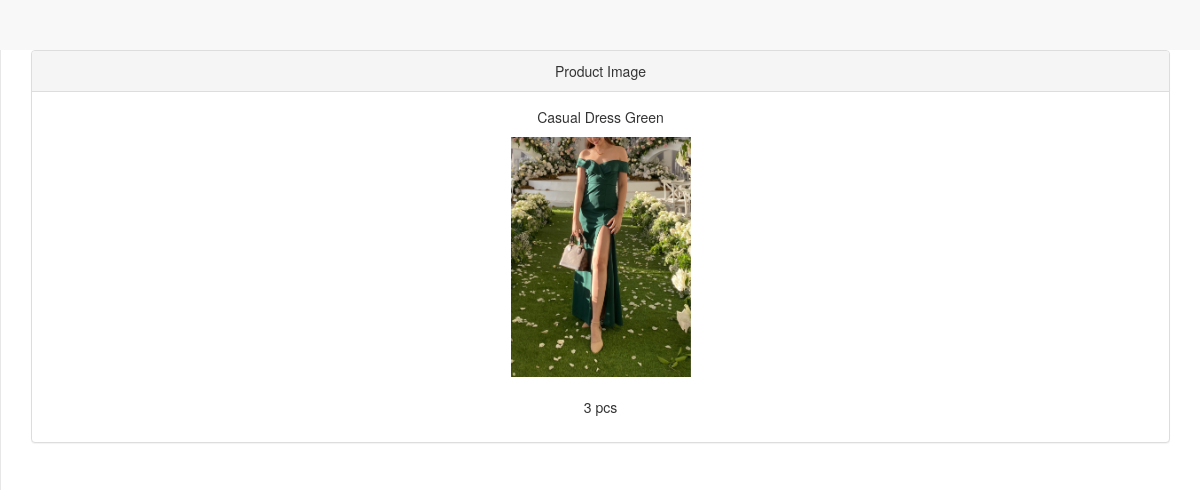
Screenshot of /content/admin/previewImage?productId=2 (signed in) with the database file from the repository.
### tables this page shows
CREATE TABLE `gy_products` (
  `gy_product_id` int(11) NOT NULL,
  `gy_product_code` varchar(30) NOT NULL,
  `gy_convert_item_code` varchar(30) NOT NULL,
  `gy_convert_value` double NOT NULL,
  `gy_supplier_code` text NOT NULL,
  `gy_product_name` text NOT NULL,
  `gy_product_cat` varchar(100) NOT NULL,
  `gy_product_color` varchar(20) NOT NULL,
  `gy_product_image` text NOT NULL,
  `gy_product_desc` text NOT NULL,
  `gy_product_unit` text NOT NULL,
  `gy_product_price_cap` double NOT NULL,
  `gy_product_price_srp` double NOT NULL,
  `gy_product_quantity` double NOT NULL,
  `gy_product_discount_per` double NOT NULL,
  `gy_product_restock_limit` int(11) NOT NULL,
  `gy_product_date_restock` datetime NOT NULL,
  `gy_product_date_reg` datetime NOT NULL,
  `gy_product_update_date` datetime NOT NULL,
  `gy_added_by` int(11) NOT NULL,
  `gy_update_code` text NOT NULL,
  `gy_branch_id` int(11) NOT NULL
);

### conf/function.php (called while the page is built, shortened)
<?php
    function displayImage($image, $default, $directory){
        if (empty($image)) {
            $res = $default;
        }else{
            $res = $directory . "" . $image;
        }
        return $res;
    }
?>

### content/admin/previewImage.php (the view, shortened to what this page needs)
<?php
    include("../../conf/function.php");
    include("../../conf/my_project.php");
    $productId = @$_GET['productId'];
    $getProduct=$link->query("SELECT * From gy_products Where gy_product_id = '$productId'");
    $product=$getProduct->fetch_array();
?>
<!DOCTYPE html>
<html lang="en">
    <?php include 'head.php'; ?>
<body>
    <div id="wrapper">
        <div id="page-wrapper" style="margin-left: 0px;">
            <div class="row justify-items-center" style="margin-top: 50px;">
                <div class="col-md-12 text-center">
                    <div class="panel panel-default">
                        <div class="panel-heading">Product Image</div>
                        <div class="panel-body">
                            <p><?= $product['gy_product_name'] ?></p>
                            <img src="<?= displayImage($product['gy_product_image'], '../../img/no_image.jpg', '../../mrcoffeexpicturebox/') ?>" class="img-fluid" alt="image ...">
                            <br>
                            <br>
                            <p>
                                <?= $product['gy_product_quantity'] . " " . $product['gy_product_unit']?>
                            </p>
                        </div>
                    </div>
                </div>
            </div>
        </div>
    </div>
</body>
</html>

### content/admin/previewImage.php (style rules this page uses)
img { max-width:180px; }

### rows the page displays
gy_products: gy_product_name "Casual Dress Green", gy_product_image (picture), gy_product_quantity "3", gy_product_unit "pcs"
